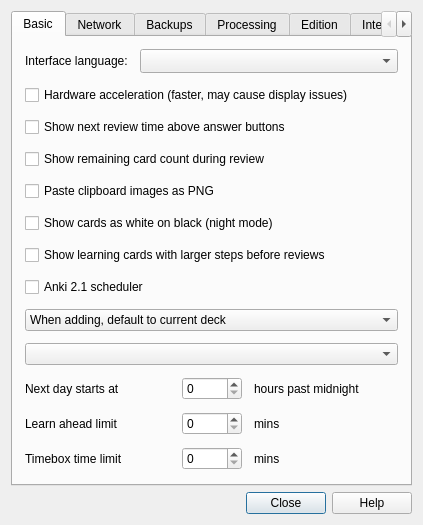
<?xml version="1.0" encoding="UTF-8"?>
<ui version="4.0">
 <class>Preferences</class>
 <widget class="QDialog" name="Preferences">
  <property name="geometry">
   <rect>
    <x>0</x>
    <y>0</y>
    <width>423</width>
    <height>508</height>
   </rect>
  </property>
  <property name="windowTitle">
   <string>Preferences</string>
  </property>
  <layout class="QVBoxLayout" name="verticalLayout_2">
   <item>
    <widget class="QTabWidget" name="tabWidget">
     <property name="focusPolicy">
      <enum>Qt::StrongFocus</enum>
     </property>
     <property name="currentIndex">
      <number>0</number>
     </property>
     <widget class="QWidget" name="tab_1">
      <attribute name="title">
       <string>Basic</string>
      </attribute>
      <layout class="QVBoxLayout" name="verticalLayout">
       <property name="spacing">
        <number>12</number>
       </property>
       <property name="margin">
        <number>12</number>
       </property>
       <item>
        <layout class="QHBoxLayout" name="horizontalLayout_2">
         <item>
          <widget class="QLabel" name="label">
           <property name="text">
            <string>Interface language:</string>
           </property>
          </widget>
         </item>
         <item>
          <widget class="QComboBox" name="lang">
           <property name="sizePolicy">
            <sizepolicy hsizetype="MinimumExpanding" vsizetype="Fixed">
             <horstretch>0</horstretch>
             <verstretch>0</verstretch>
            </sizepolicy>
           </property>
           <property name="sizeAdjustPolicy">
            <enum>QComboBox::AdjustToMinimumContentsLengthWithIcon</enum>
           </property>
          </widget>
         </item>
        </layout>
       </item>
       <item>
        <widget class="QCheckBox" name="hwAccel">
         <property name="text">
          <string>Hardware acceleration (faster, may cause display issues)</string>
         </property>
        </widget>
       </item>
       <item>
        <widget class="QCheckBox" name="estTimes">
         <property name="text">
          <string>Show next review time above answer buttons</string>
         </property>
        </widget>
       </item>
       <item>
        <widget class="QCheckBox" name="dueCounts">
         <property name="text">
          <string>Show remaining card count during review</string>
         </property>
        </widget>
       </item>
       <item>
        <widget class="QCheckBox" name="pastePNG">
         <property name="text">
          <string>Paste clipboard images as PNG</string>
         </property>
        </widget>
       </item>
       <item>
        <widget class="QCheckBox" name="nightMode">
         <property name="text">
          <string>Show cards as white on black (night mode)</string>
         </property>
        </widget>
       </item>
       <item>
        <widget class="QCheckBox" name="dayLearnFirst">
         <property name="text">
          <string>Show learning cards with larger steps before reviews</string>
         </property>
        </widget>
       </item>
       <item>
        <widget class="QCheckBox" name="newSched">
         <property name="text">
          <string>Anki 2.1 scheduler</string>
         </property>
        </widget>
       </item>
       <item>
        <widget class="QComboBox" name="addToCur">
         <item>
          <property name="text">
           <string>When adding, default to current deck</string>
          </property>
         </item>
         <item>
          <property name="text">
           <string>Change deck depending on note type</string>
          </property>
         </item>
        </widget>
       </item>
       <item>
        <widget class="QComboBox" name="newSpread"/>
       </item>
       <item>
        <layout class="QGridLayout" name="gridLayout_4">
         <property name="spacing">
          <number>12</number>
         </property>
         <item row="0" column="0">
          <widget class="QLabel" name="label_23">
           <property name="text">
            <string>Next day starts at</string>
           </property>
          </widget>
         </item>
         <item row="0" column="1">
          <widget class="QSpinBox" name="rollover">
           <property name="maximumSize">
            <size>
             <width>60</width>
             <height>16777215</height>
            </size>
           </property>
           <property name="maximum">
            <number>23</number>
           </property>
          </widget>
         </item>
         <item row="1" column="0">
          <widget class="QLabel" name="label_24">
           <property name="text">
            <string>Learn ahead limit</string>
           </property>
          </widget>
         </item>
         <item row="1" column="1">
          <widget class="QSpinBox" name="collapseTime">
           <property name="maximumSize">
            <size>
             <width>60</width>
             <height>16777215</height>
            </size>
           </property>
           <property name="maximum">
            <number>999</number>
           </property>
          </widget>
         </item>
         <item row="1" column="2">
          <widget class="QLabel" name="label_29">
           <property name="text">
            <string>mins</string>
           </property>
          </widget>
         </item>
         <item row="2" column="0">
          <widget class="QLabel" name="label_30">
           <property name="text">
            <string>Timebox time limit</string>
           </property>
          </widget>
         </item>
         <item row="2" column="1">
          <widget class="QSpinBox" name="timeLim">
           <property name="maximum">
            <number>9999</number>
           </property>
          </widget>
         </item>
         <item row="2" column="2">
          <widget class="QLabel" name="label_39">
           <property name="text">
            <string>mins</string>
           </property>
          </widget>
         </item>
         <item row="0" column="2">
          <widget class="QLabel" name="label_40">
           <property name="text">
            <string>hours past midnight</string>
           </property>
          </widget>
         </item>
        </layout>
       </item>
       <item>
        <spacer name="verticalSpacer_3">
         <property name="orientation">
          <enum>Qt::Vertical</enum>
         </property>
         <property name="sizeType">
          <enum>QSizePolicy::Expanding</enum>
         </property>
         <property name="sizeHint" stdset="0">
          <size>
           <width>20</width>
           <height>20</height>
          </size>
         </property>
        </spacer>
       </item>
      </layout>
     </widget>
     <widget class="QWidget" name="tab_2">
      <attribute name="title">
       <string>Network</string>
      </attribute>
      <layout class="QVBoxLayout" name="verticalLayout_4">
       <property name="spacing">
        <number>12</number>
       </property>
       <property name="margin">
        <number>12</number>
       </property>
       <item>
        <layout class="QHBoxLayout">
         <property name="spacing">
          <number>10</number>
         </property>
         <item>
          <layout class="QVBoxLayout">
           <item>
            <widget class="QLabel" name="syncLabel">
             <property name="text">
              <string>&lt;b&gt;Synchronisation&lt;/b&gt;</string>
             </property>
             <property name="wordWrap">
              <bool>true</bool>
             </property>
             <property name="openExternalLinks">
              <bool>true</bool>
             </property>
            </widget>
           </item>
           <item>
            <widget class="QCheckBox" name="syncMedia">
             <property name="text">
              <string>Synchronize audio and images too</string>
             </property>
            </widget>
           </item>
           <item>
            <widget class="QCheckBox" name="syncAddons">
             <property name="text">
              <string>Synchronize add-ons too</string>
             </property>
            </widget>
           </item>
           <item>
            <widget class="QCheckBox" name="autoSync">
             <property name="text">
              <string>Automatically sync on profile open/close</string>
             </property>
            </widget>
           </item>
           <item>
            <widget class="QCheckBox" name="fullSync">
             <property name="text">
              <string>On next sync, force changes in one direction</string>
             </property>
            </widget>
           </item>
           <item>
            <layout class="QHBoxLayout" name="horizontalLayout">
             <item>
              <widget class="QPushButton" name="syncDeauth">
               <property name="text">
                <string>Deauthorize</string>
               </property>
               <property name="autoDefault">
                <bool>false</bool>
               </property>
              </widget>
             </item>
             <item>
              <widget class="QLabel" name="syncUser">
               <property name="text">
                <string/>
               </property>
              </widget>
             </item>
             <item>
              <spacer name="horizontalSpacer_2">
               <property name="orientation">
                <enum>Qt::Horizontal</enum>
               </property>
               <property name="sizeHint" stdset="0">
                <size>
                 <width>40</width>
                 <height>1</height>
                </size>
               </property>
              </spacer>
             </item>
            </layout>
           </item>
          </layout>
         </item>
        </layout>
       </item>
       <item>
        <spacer name="verticalSpacer_2">
         <property name="orientation">
          <enum>Qt::Vertical</enum>
         </property>
         <property name="sizeHint" stdset="0">
          <size>
           <width>20</width>
           <height>40</height>
          </size>
         </property>
        </spacer>
       </item>
      </layout>
     </widget>
     <widget class="QWidget" name="tab">
      <attribute name="title">
       <string>Backups</string>
      </attribute>
      <layout class="QVBoxLayout" name="verticalLayout_3">
       <property name="spacing">
        <number>12</number>
       </property>
       <property name="margin">
        <number>12</number>
       </property>
       <item>
        <widget class="QLabel" name="label_9">
         <property name="text">
          <string>&lt;b&gt;Backups&lt;/b&gt;&lt;br&gt;Anki will create a backup of your collection each time it is closed or synchronized.</string>
         </property>
         <property name="wordWrap">
          <bool>true</bool>
         </property>
        </widget>
       </item>
       <item>
        <layout class="QGridLayout" name="gridLayout_2">
         <item row="0" column="0">
          <widget class="QLabel" name="label_10">
           <property name="text">
            <string>Keep</string>
           </property>
          </widget>
         </item>
         <item row="0" column="1">
          <widget class="QSpinBox" name="numBackups">
           <property name="minimumSize">
            <size>
             <width>60</width>
             <height>0</height>
            </size>
           </property>
           <property name="maximumSize">
            <size>
             <width>60</width>
             <height>16777215</height>
            </size>
           </property>
          </widget>
         </item>
         <item row="0" column="2">
          <widget class="QLabel" name="label_11">
           <property name="text">
            <string>backups</string>
           </property>
          </widget>
         </item>
         <item row="0" column="3">
          <spacer name="horizontalSpacer">
           <property name="orientation">
            <enum>Qt::Horizontal</enum>
           </property>
           <property name="sizeHint" stdset="0">
            <size>
             <width>40</width>
             <height>20</height>
            </size>
           </property>
          </spacer>
         </item>
        </layout>
       </item>
       <item>
        <widget class="QLabel" name="openBackupFolder">
         <property name="text">
          <string>You can restore backups via File&gt;Switch Profile.</string>
         </property>
        </widget>
       </item>
       <item>
        <widget class="QLabel" name="label_4">
         <property name="text">
          <string>Note: Media is not backed up. Please create a periodic backup of your Anki folder to be safe.</string>
         </property>
         <property name="wordWrap">
          <bool>true</bool>
         </property>
        </widget>
       </item>
       <item>
        <spacer name="verticalSpacer_4">
         <property name="orientation">
          <enum>Qt::Vertical</enum>
         </property>
         <property name="sizeHint" stdset="0">
          <size>
           <width>20</width>
           <height>59</height>
          </size>
         </property>
        </spacer>
       </item>
       <item>
        <widget class="QLabel" name="label_21">
         <property name="text">
          <string>Some settings will take effect after you restart Anki.</string>
         </property>
         <property name="alignment">
          <set>Qt::AlignCenter</set>
         </property>
        </widget>
       </item>
      </layout>
     </widget>
     <widget class="QWidget" name="tab_3">
      <attribute name="title">
       <string>Processing</string>
      </attribute>
      <layout class="QVBoxLayout" name="verticalLayout">
       <property name="spacing">
        <number>12</number>
       </property>
       <property name="margin">
        <number>12</number>
       </property>
       <item>
        <widget class="QLabel" name="label_12">
         <property name="text">
          <string>&lt;html&gt;&lt;head/&gt;&lt;body&gt;&lt;p&gt;Configure how and when anki generate cards&lt;/p&gt;&lt;/body&gt;&lt;/html&gt;</string>
         </property>
         <property name="wordWrap">
          <bool>true</bool>
         </property>
        </widget>
       </item>
       <item>
        <widget class="QCheckBox" name="allowDuplicateFirstField">
         <property name="text">
          <string>Allow duplicate of first field in imports</string>
         </property>
         <property name="checked">
          <bool>true</bool>
         </property>
        </widget>
       </item>
       <item>
        <widget class="QCheckBox" name="allowEmptyFirstField">
         <property name="text">
          <string>Allow empty first field</string>
         </property>
         <property name="checked">
          <bool>true</bool>
         </property>
        </widget>
       </item>
       <item>
        <widget class="QCheckBox" name="exportSiblings">
         <property name="text">
          <string>Export siblings of exported cards</string>
         </property>
        </widget>
       </item>
       <item>
        <spacer name="verticalSpacer">
         <property name="orientation">
          <enum>Qt::Vertical</enum>
         </property>
         <property name="sizeHint" stdset="0">
          <size>
           <width>20</width>
           <height>20</height>
          </size>
	 </property>
        </spacer>
       </item>
      </layout>
     </widget>
     <widget class="QWidget" name="tab_4">
      <attribute name="title">
       <string>Edition</string>
      </attribute>
      <layout class="QVBoxLayout" name="verticalLayout">
       <property name="spacing">
        <number>12</number>
       </property>
       <property name="margin">
        <number>12</number>
       </property>
       <item>
        <widget class="QLabel" name="label_2">
         <property name="text">
          <string>Configure the different action you can take to edit cards</string>
         </property>
        </widget>
       </item>
        <item>
         <widget class="QCheckBox" name="newLineInBatchEdit">
          <property name="text">
           <string>Add new line when batch editing fields</string>
          </property>
         </widget>
        </item>
       <item>
        <spacer name="verticalSpacer_5">
         <property name="orientation">
          <enum>Qt::Vertical</enum>
         </property>
         <property name="sizeHint" stdset="0">
          <size>
           <width>20</width>
           <height>20</height>
          </size>
	 </property>
        </spacer>
       </item>
      </layout>
     </widget>
     <widget class="QWidget" name="tab_5">
      <attribute name="title">
       <string>Interface</string>
      </attribute>
      <layout class="QVBoxLayout" name="verticalLayout">
       <property name="spacing">
        <number>12</number>
       </property>
       <property name="margin">
        <number>12</number>
       </property>
       <item>
        <widget class="QLabel" name="label_3">
         <property name="text">
          <string>Configure the graphical user interface.</string>
         </property>
        </widget>
       </item>
       <item>
        <widget class="QCheckBox" name="minutesInBrowser">
         <property name="text">
          <string>Show hours and minutes in the Browser</string>
         </property>
        </widget>
       </item>
       <item>
        <layout class="QHBoxLayout" name="horizontalLayout_3">
         <item>
          <widget class="QLabel" name="label_5">
           <property name="text">
            <string>When opening the browser, show:</string>
           </property>
          </widget>
         </item>
         <item>
          <widget class="QComboBox" name="browserFromReviewer">
           <item>
            <property name="text">
             <string>Current Card</string>
            </property>
           </item>
           <item>
            <property name="text">
             <string>Current Note</string>
            </property>
           </item>
           <item>
            <property name="text">
             <string>Current Deck</string>
            </property>
           </item>
          </widget>
         </item>
        </layout>
       </item>
       <item>
        <spacer name="verticalSpacer_6">
         <property name="orientation">
          <enum>Qt::Vertical</enum>
         </property>
         <property name="sizeHint" stdset="0">
          <size>
           <width>20</width>
           <height>20</height>
          </size>
	 </property>
        </spacer>
       </item>
      </layout>
     </widget>
    </widget>
   </item>
   <item>
    <widget class="QDialogButtonBox" name="buttonBox">
     <property name="orientation">
      <enum>Qt::Horizontal</enum>
     </property>
     <property name="standardButtons">
      <set>QDialogButtonBox::Close|QDialogButtonBox::Help</set>
     </property>
    </widget>
   </item>
  </layout>
 </widget>
 <tabstops>
  <tabstop>lang</tabstop>
  <tabstop>hwAccel</tabstop>
  <tabstop>estTimes</tabstop>
  <tabstop>dueCounts</tabstop>
  <tabstop>pastePNG</tabstop>
  <tabstop>nightMode</tabstop>
  <tabstop>dayLearnFirst</tabstop>
  <tabstop>newSched</tabstop>
  <tabstop>addToCur</tabstop>
  <tabstop>newSpread</tabstop>
  <tabstop>rollover</tabstop>
  <tabstop>collapseTime</tabstop>
  <tabstop>timeLim</tabstop>
  <tabstop>numBackups</tabstop>
  <tabstop>autoSync</tabstop>
  <tabstop>tabWidget</tabstop>
  <tabstop>fullSync</tabstop>
  <tabstop>syncMedia</tabstop>
  <tabstop>syncDeauth</tabstop>
 </tabstops>
 <resources/>
 <connections>
  <connection>
   <sender>buttonBox</sender>
   <signal>accepted()</signal>
   <receiver>Preferences</receiver>
   <slot>accept()</slot>
   <hints>
    <hint type="sourcelabel">
     <x>285</x>
     <y>439</y>
    </hint>
    <hint type="destinationlabel">
     <x>157</x>
     <y>274</y>
    </hint>
   </hints>
  </connection>
  <connection>
   <sender>buttonBox</sender>
   <signal>rejected()</signal>
   <receiver>Preferences</receiver>
   <slot>reject()</slot>
   <hints>
    <hint type="sourcelabel">
     <x>332</x>
     <y>439</y>
    </hint>
    <hint type="destinationlabel">
     <x>286</x>
     <y>274</y>
    </hint>
   </hints>
  </connection>
 </connections>
</ui>
